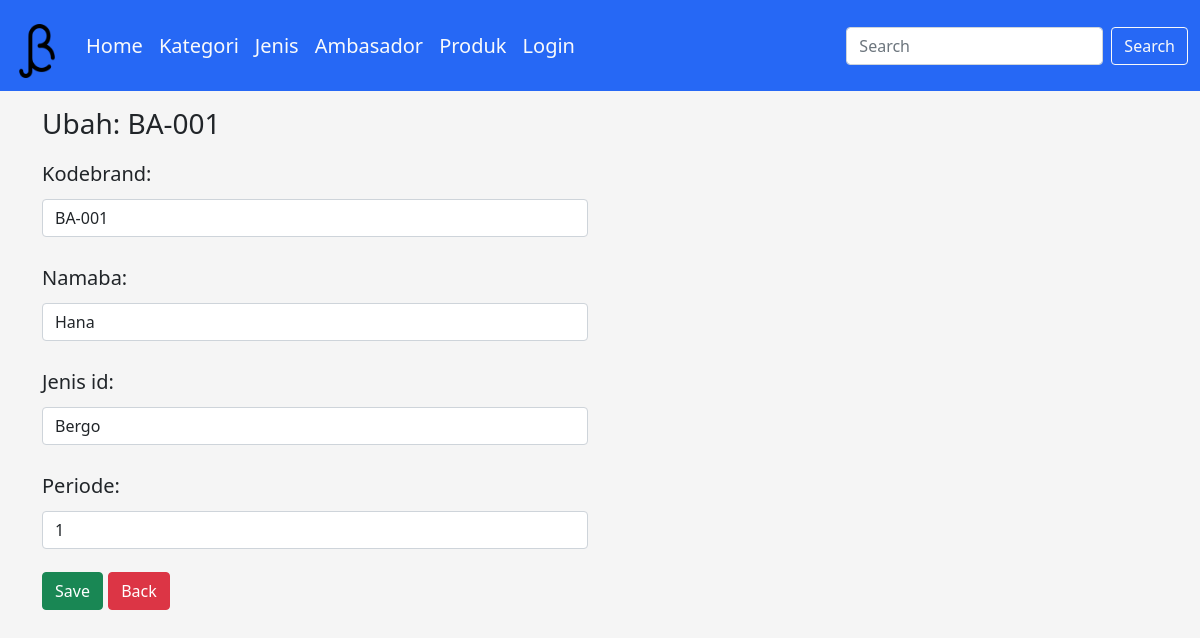
The page /ubahh/7 on the database its author committed.
### dashboard/models.py (models this page shows, shortened)
class Brand(models.Model):
    kodebrand=models.CharField(max_length=8)
    namaba=models.CharField(max_length=50)
    jenis_id = models.ForeignKey(Jenis, on_delete=models.CASCADE, null=True)
    periode=models.IntegerField()
    timestamp=models.DateTimeField(auto_now_add=True)

### dashboard/views.py (the view)
# urls.py: path('ubahh/<int:id_brand>', ubah_brand, name='ubah_brand'),
def ubah_brand(request, id_brand):
    brands = Brand.objects.get(id=id_brand)
    if request.POST:
        form = FormBrand(request.POST, instance=brands)
        if form.is_valid():
            form.save()
            messages.success(request, "Success Update Data !")
            return redirect('ubah_brand', id_brand=id_brand)
    else:
        form = FormBrand(instance=brands)
        title = "Ubah BA"
        konteks = {
            'form': form,
            'brands': brands,
            'titlenya' : title,
        }
    return render(request, 'ubah_brand.html', konteks)

### dashboard/forms.py
class FormBrand(ModelForm):
    class Meta:
        model = Brand
        fields = '__all__'
        widgets = {
            'kodebrand': forms.TextInput({'class': 'form-control'}),
            'namaba': forms.TextInput({'class': 'form-control'}),
            'jenis_id': forms.Select({'class': 'form-control'}),
            'periode': forms.NumberInput({'class': 'form-control'}),
        }

### dashboard/models.py (called while the page is built)
    def __str__(self):
        return self.nama

### templates/ubah_brand.html (shortened to what this page needs)
{% extends 'base.html' %}
{% block konten %}
<section id="form">
    <div class="container">
        <div class="row">
            <div class="col-md-6">
                <h3>Ubah: {{ brands.kodebrand }}</h3>
                <form action="{% url 'ubah_brand' brands.id %}" method="post">
                    {{form.as_p}}
                    <button type="submit" class="btn btn-success">
                        Save
                    </button>
                    <a href="/brand" class="btn btn-danger">Back</a>
                </form>
            </div>
        </div>
    </div>
</section>
{% endblock %}

### static/css/signin.css (style rules this page uses)
html, body { height: 100%; }
body { align-items: center; padding-bottom: 40px; background-color: #f5f5f5; }

### rows shown on the page
Brand: kodebrand "BA-001", namaba "Hana", jenis_id "Bergo", periode "1"
